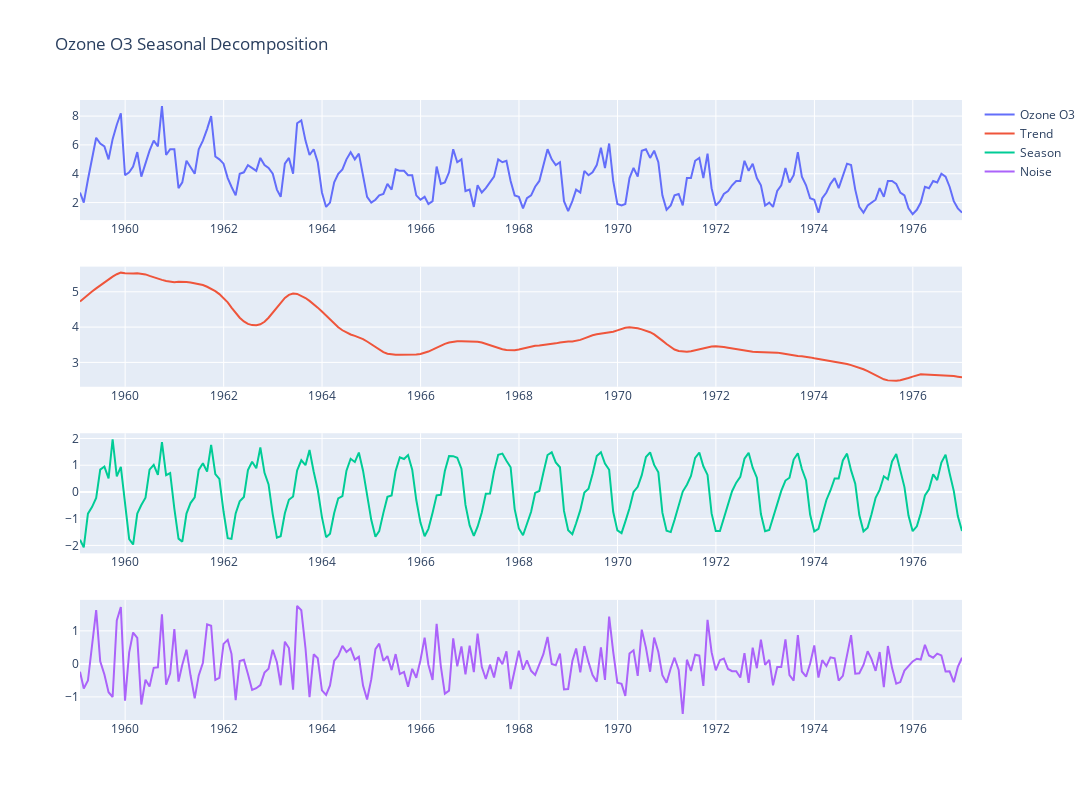

Source (notebook cell):
### Code cell
fig = make_subplots(rows=4, cols=1)

fig.add_trace(
    go.Scatter(
        x=observed['time'], y=observed['Ozone O3'], name="Ozone O3",line_shape='linear'
    ), row=1, col=1
)

fig.add_trace(
    go.Scatter(
        x=trend['time'], y=trend['trend'], name="Trend",line_shape='linear'
    ), row=2, col=1
)

fig.add_trace(
    go.Scatter(
        x=season['time'], y=season['season'], name="Season",line_shape='linear'
    ), row=3, col=1
)

fig.add_trace(
    go.Scatter(
        x=residual['time'], y=residual['resid'], name="Noise",line_shape='linear'
    ), row=4, col=1
)

fig.update_layout(height=800, width=1100, title_text="Ozone O3 Seasonal Decomposition")
fig.show()

### Figure 1 — Plotly figure (JSON) as saved in the notebook; plotly's stock layout.template omitted (floating-point values rounded to 4 significant figures; data arrays with more than 128 entries replaced by an {"elided": "..."} marker saying what was removed)
{"data": [{"line": {"shape": "linear"}, "name": "Ozone O3", "type": "scatter", "x": {"elided": "216 str values"}, "xaxis": "x", "y": {"elided": "216 float values"}, "yaxis": "y"}, {"line": {"shape": "linear"}, "name": "Trend", "type": "scatter", "x": {"elided": "216 str values"}, "xaxis": "x2", "y": {"elided": "216 float values"}, "yaxis": "y2"}, {"line": {"shape": "linear"}, "name": "Season", "type": "scatter", "x": {"elided": "216 str values"}, "xaxis": "x3", "y": {"elided": "216 float values"}, "yaxis": "y3"}, {"line": {"shape": "linear"}, "name": "Noise", "type": "scatter", "x": {"elided": "216 str values"}, "xaxis": "x4", "y": {"elided": "216 float values"}, "yaxis": "y4"}], "layout": {"height": 800, "title": {"text": "Ozone O3 Seasonal Decomposition"}, "width": 1100, "xaxis": {"anchor": "y", "domain": [0, 1]}, "xaxis2": {"anchor": "y2", "domain": [0, 1]}, "xaxis3": {"anchor": "y3", "domain": [0, 1]}, "xaxis4": {"anchor": "y4", "domain": [0, 1]}, "yaxis": {"anchor": "x", "domain": [0.8063, 1]}, "yaxis2": {"anchor": "x2", "domain": [0.5375, 0.7312]}, "yaxis3": {"anchor": "x3", "domain": [0.2687, 0.4625]}, "yaxis4": {"anchor": "x4", "domain": [0, 0.1938]}}}
